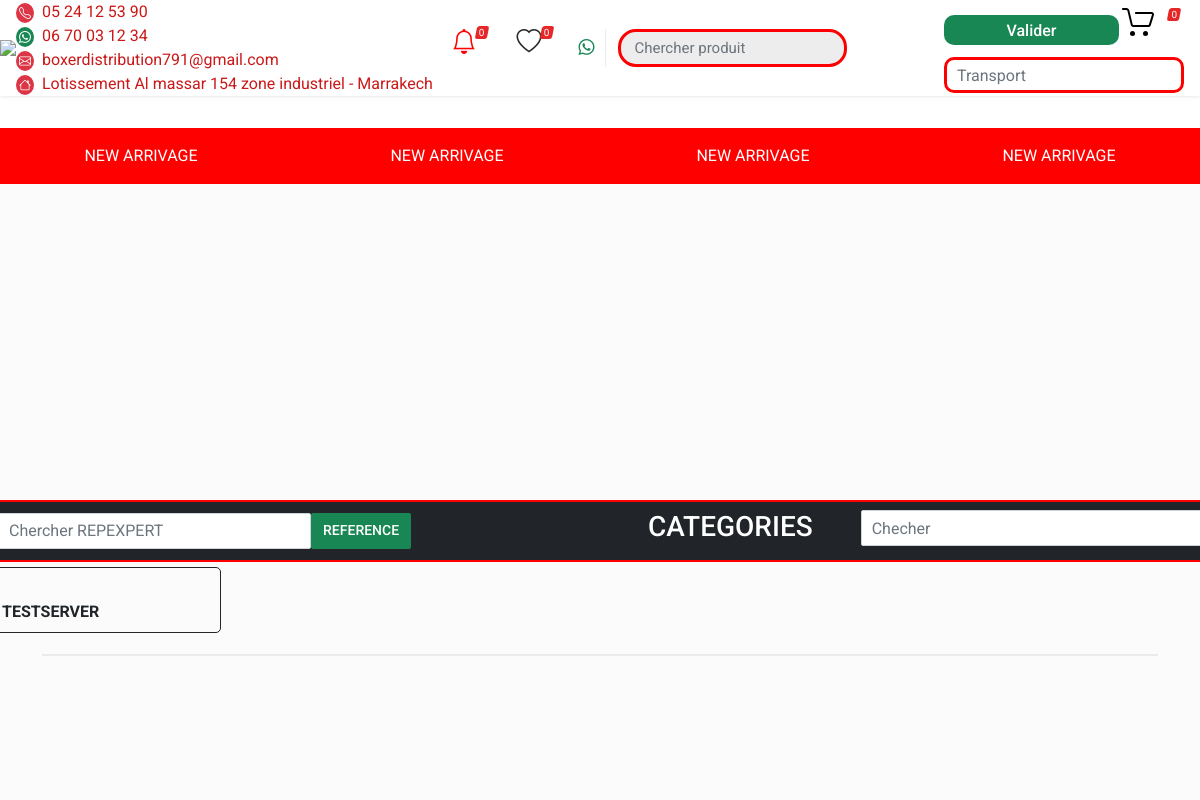
/client/clientshome (signed in), run on an earlier commit of the app's database.
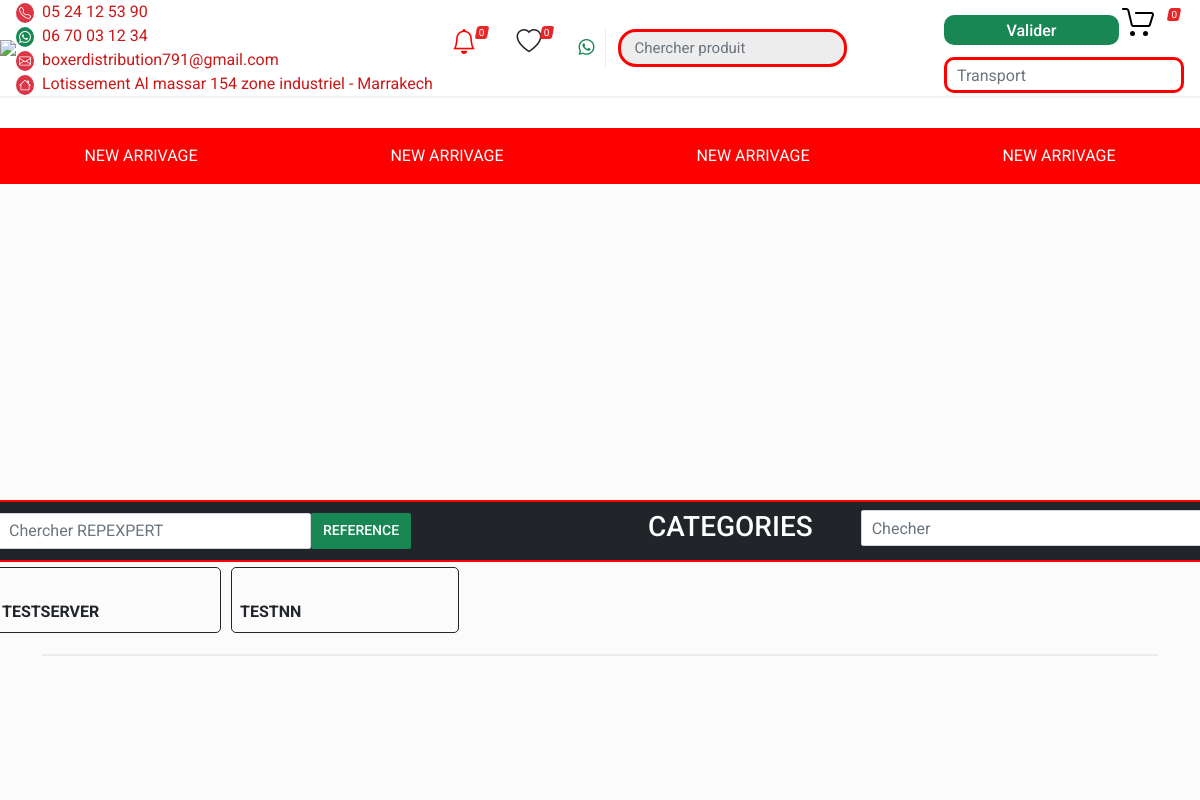
And on a later commit of the database.
### main/models.py (models this page shows, shortened)
class Category(models.Model):
    name=models.CharField(max_length=150, default=None, null=True, blank=True)
    affichage=models.CharField(max_length=150, default=None, null=True, blank=True)
    code=models.CharField(max_length=150, default=None, null=True)
    masqueclients=models.BooleanField(default=False)
    excludedrep=models.ManyToManyField('Represent', default=None, blank=True)
    excludedclient=models.ManyToManyField('Client', default=None, blank=True)
    image=models.ImageField(upload_to='categories_images/', null=True, blank=True)

### main/views.py (the view)
# urls.py: path('client/clientshome', views.clientshome, name='clientshome'),
@user_passes_test(tocatalog, login_url='main:loginpage')
@login_required(login_url='main:loginpage')
def clientshome(request):
    request.session.set_expiry(90 * 24 * 60 * 60)
    client = Client.objects.get(user_id=request.user.id)
    if not client.accesscatalog:
        return redirect('main:logoutuser')
    newproducts = Produit.objects.filter(isnew=True).order_by('category')
    grouped_products=[newproducts[i:i+4] for i in range(0, len(newproducts), 4)]
    ctx = {
        'grouped_products': grouped_products,
        'categories': Category.objects.all().order_by('code'),
        'clients': Client.objects.all(),
        'marques': Mark.objects.all(),
        'promotions': Promotion.objects.order_by('info')
            .exclude(info__startswith='ARRIVAGE')
            .exclude(info=''),
        'arrivage': Promotion.objects.filter(info__startswith='ARRIVAGE'),
    }
    return render(request, 'clientshome.html', ctx)

### main/views.py (called while the page is built)
def tocatalog(user):
    return (user.groups.filter(name='salsemen').exists() or user.groups.filter(name='clients').exists() or user.groups.filter(name='admin').exists() )

### products/templatetags/global_tags.py (called while the page is built)
@register.simple_tag
def allcategories():
    return Category.objects.all().order_by('code')

@register.simple_tag
def firstctg():
    return Category.objects.order_by('code').first()

### main/templates/clientshome.html (shortened to what this page needs)
{% extends 'base.html' %}
{% load static %}
{% block css %}
<link rel="stylesheet" src="{% static 'css/owl.carousel.min.js'%}">
{% endblock %}
{% block content %}
<div class="">
	<div class="row">
		<div class="col-3 p-3 text-center" style="background: red; color: white;">
			<span class="blinking-text">NEW ARRIVAGE</span>
		</div>
		<div class="col-3 p-3 text-center" style="background: red; color: white;">
			<span class="blinking-text">NEW ARRIVAGE</span>
		</div>
		<div class="col-3 p-3 text-center" style="background: red; color: white;">
			<span class="blinking-text">NEW ARRIVAGE</span>
		</div>
		<div class="col-3 p-3 text-center" style="background: red; color: white;">
			<span class="blinking-text">NEW ARRIVAGE</span>
		</div>
	</div>
	<div class="product-wrapper position-relative">
	</div>
	<div class="row">
		<div class="p-2 bg-dark mt-3 justify-content-between align-items-center d-flex" style="border-radius: 10px; border: 2px solid red;">
			<div class="col-4 d-flex">
				<div class="d-flex">
					<input type="text" class="repinput form-control col-8" placeholder="Chercher REPEXPERT">
					<button class="btn btn-success btn-sm me-2" onclick="searchrepexpert()">
						REFERENCE
					</button>
				</div>
			</div>
			<div class="col-6 d-flex">
				<h3 class="text-white px-5">
					CATEGORIES
				</h3>
				<input type="text" class="form-control" placeholder="Checher" oninput="searchcategoy(event)">
			</div>
		</div>
		<div class="row">
			{% for i in categories %}
				{% if not request.user.client in i.excludedclient.all %}
				<div class="category-col p-2 d-flex justify-content-between align-items-center categorycard">
					<a href="/categories/products/{{i.id}}">
						<div class="text-center">
							<b class="categoryname text-dark">
								{{i.name.upper}}
							</b>
							<br>
						</div>
					</a>
				</div>
				{% endif %}
			{% endfor %}
		</div>
	</div>
	<div class="block block-brands block-brands--layout--columns-8-full mt-3">
		<div class="container">
		  <ul class="block-brands__list">
		  </ul>
		</div>
	  </div>
</div>
{% endblock %}

What changed in the data, as far as the page shows it:
now on this page (row edited): Category: name "TESTNN"
